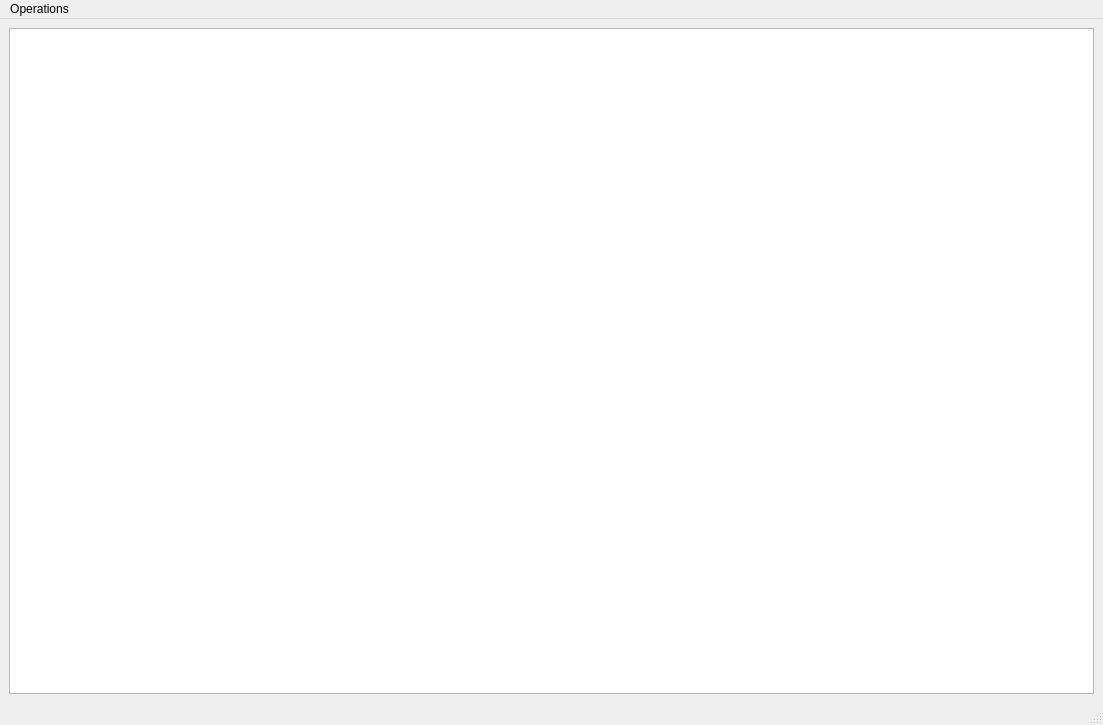
<?xml version="1.0" encoding="UTF-8"?>
<ui version="4.0">
 <class>fenetrePrincipale</class>
 <widget class="QMainWindow" name="fenetrePrincipale">
  <property name="geometry">
   <rect>
    <x>0</x>
    <y>0</y>
    <width>1103</width>
    <height>725</height>
   </rect>
  </property>
  <property name="windowTitle">
   <string>fenetrePrincipale</string>
  </property>
  <widget class="QWidget" name="centralwidget">
   <layout class="QGridLayout" name="gridLayout">
    <item row="0" column="0">
     <widget class="QTextEdit" name="affichage"/>
    </item>
   </layout>
  </widget>
  <widget class="QMenuBar" name="menubar">
   <property name="geometry">
    <rect>
     <x>0</x>
     <y>0</y>
     <width>1103</width>
     <height>22</height>
    </rect>
   </property>
   <widget class="QMenu" name="menuMenu">
    <property name="title">
     <string>Operations</string>
    </property>
    <widget class="QMenu" name="menuAjouter_compte">
     <property name="title">
      <string>Ajouter compte</string>
     </property>
     <addaction name="actionCompte_Cheque"/>
     <addaction name="actionCompte_Epargne"/>
    </widget>
    <addaction name="menuAjouter_compte"/>
    <addaction name="actionSupprimer_compte_bancaire"/>
    <addaction name="actionQuitter"/>
   </widget>
   <addaction name="menuMenu"/>
  </widget>
  <widget class="QStatusBar" name="statusbar"/>
  <action name="actionSupprimer_compte_bancaire">
   <property name="text">
    <string>Supprimer compte bancaire</string>
   </property>
  </action>
  <action name="actionQuitter">
   <property name="text">
    <string>Quitter</string>
   </property>
  </action>
  <action name="actionCompte_Cheque">
   <property name="text">
    <string>Compte Cheque</string>
   </property>
  </action>
  <action name="actionCompte_Epargne">
   <property name="text">
    <string>Compte Epargne</string>
   </property>
  </action>
 </widget>
 <resources/>
 <connections>
  <connection>
   <sender>actionQuitter</sender>
   <signal>triggered()</signal>
   <receiver>fenetrePrincipale</receiver>
   <slot>close()</slot>
   <hints>
    <hint type="sourcelabel">
     <x>-1</x>
     <y>-1</y>
    </hint>
    <hint type="destinationlabel">
     <x>313</x>
     <y>242</y>
    </hint>
   </hints>
  </connection>
  <connection>
   <sender>actionCompte_Cheque</sender>
   <signal>triggered()</signal>
   <receiver>fenetrePrincipale</receiver>
   <slot>dialogAjoutCompteCh()</slot>
   <hints>
    <hint type="sourcelabel">
     <x>-1</x>
     <y>-1</y>
    </hint>
    <hint type="destinationlabel">
     <x>313</x>
     <y>242</y>
    </hint>
   </hints>
  </connection>
  <connection>
   <sender>actionCompte_Epargne</sender>
   <signal>triggered()</signal>
   <receiver>fenetrePrincipale</receiver>
   <slot>dialogAjoutCompteEp()</slot>
   <hints>
    <hint type="sourcelabel">
     <x>-1</x>
     <y>-1</y>
    </hint>
    <hint type="destinationlabel">
     <x>551</x>
     <y>362</y>
    </hint>
   </hints>
  </connection>
  <connection>
   <sender>actionSupprimer_compte_bancaire</sender>
   <signal>triggered()</signal>
   <receiver>fenetrePrincipale</receiver>
   <slot>dialogSupprimerCompte()</slot>
   <hints>
    <hint type="sourcelabel">
     <x>-1</x>
     <y>-1</y>
    </hint>
    <hint type="destinationlabel">
     <x>551</x>
     <y>362</y>
    </hint>
   </hints>
  </connection>
 </connections>
 <slots>
  <slot>dialogAjoutCompteCh()</slot>
  <slot>dialogAjoutCompteEp()</slot>
  <slot>dialogSupprimerCompte()</slot>
 </slots>
</ui>
